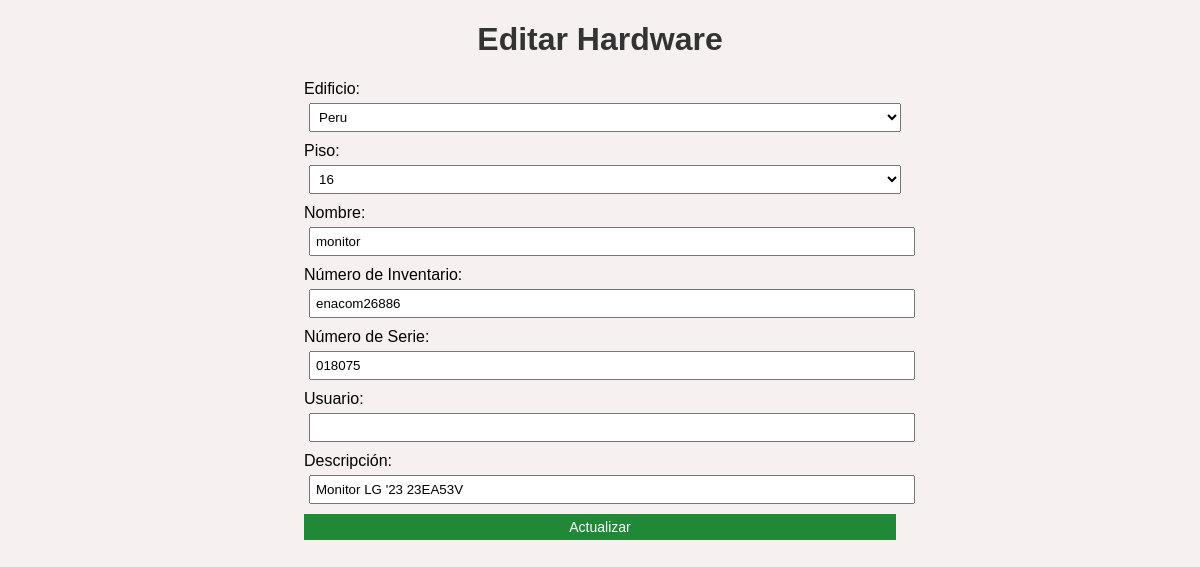
Screenshot of /editar_hardware/1 (signed in) with the database file from the repository.
### models.py (models this page shows)
class Hardware(db.Model):
    id = db.Column(db.Integer, primary_key=True, autoincrement=True)
    nombre = db.Column(db.String(255), nullable=False)
    inventario = db.Column(db.String(20), nullable=True)
    numero_serie = db.Column(db.String(50), nullable=True)
    edificio = db.Column(db.String(100), nullable=False)
    piso = db.Column(db.String(10), nullable=False)
    descripcion = db.Column(db.Text, nullable=False)
    usuario = db.Column(db.String(20), nullable=True)

### routes/hardware.py (the view)
@hardware_bp.route('/editar_hardware/<int:id>', methods=['GET'])
@login_required
@basico_required
def editar_hardware(id):
    hardware = Hardware.query.get(id)
    return render_template('editar_hardware.html', hardware=hardware)

### app2.py (called while the page is built)
@login_manager.user_loader
def load_user(user_id):
    return User.query.get(int(user_id))

### models.py (called while the page is built)
    def has_role(self, *roles):
        return self.role in roles

### routes/auth.py (called while the page is built)
def basico_required(f):
    @wraps(f)
    def decorated_function(*args, **kwargs):
        if not current_user.is_authenticated or current_user.has_role('lectura'):
            abort(403)
        return f(*args, **kwargs)
    return decorated_function

### templates/editar_hardware.html (shortened to what this page needs)
<!DOCTYPE html>
<html lang="es">
<head>
    <link rel="stylesheet" type="text/css" href="{{ url_for('static', filename='styles.css') }}">
</head>
<body>
    <h1>Editar Hardware</h1>
    <form class="form-alineado" action="/actualizar_hardware/{{ hardware.id }}" method="post">
        <label for="edificio">Edificio:</label>
        <select id="filtro_edificio" name="edificio" onchange="actualizarPisosFiltro()" required>
            <option value="Peru" {% if hardware.edificio=='Peru' %}selected{% endif %}>Peru</option>
        </select>
        <label for="piso">Piso:</label>
        <select id="filtro_piso" name="piso" required onchange="actualizarPisosFiltro()">
            {% if hardware.piso %}
            <option value="{{ hardware.piso }}" selected>{{ hardware.piso }}</option>
            {% endif %}
        </select>
        <label for="nombre">Nombre:</label>
        <input type="text" name="nombre" value="{{ hardware.nombre }}" required>
        <label for="inventario">Número de Inventario:</label>
        <input type="text" id="inventario" name="inventario" value="{{ hardware.inventario if hardware.inventario else '' }}">
        <label for="numero_serie">Número de Serie:</label>
        <input type="text" id="numero_serie" name="numero_serie" value="{{ hardware.numero_serie if hardware.numero_serie else '' }}">
        <label for="usuario">Usuario:</label>
        <input type="text" name="usuario" value="{{ hardware.usuario if hardware.usuario else '' }}">
        <label for="descripcion">Descripción:</label>
        <input type="text" name="descripcion" value="{{ hardware.descripcion }}" required>
        <button type="submit">Actualizar</button>
    </form>
</body>
</html>

### static/styles.css (style rules this page uses)
body { font-family: Arial, sans-serif; background-color: #f7f0f0; text-align: center; max-width: 100%; overflow-x: hidden; }
h1 { color: #333; }
button { background: #218838; font-size: 14px; color: white; border: none; padding: 5px 10px; cursor: pointer; }
form { margin-bottom: 20px; }
input, select { padding: 5px; margin: 5px; }
.form-alineado { text-align: left; margin: 0 auto; width: 50%; }
.form-alineado input, .form-alineado select, .form-alineado button { display: block; width: 100%; margin-bottom: 10px; }

### rows the page displays
Hardware: edificio "Peru", piso "16", nombre "monitor", inventario "enacom26886", numero_serie "018075", descripcion "Monitor LG '23 23EA53V"
